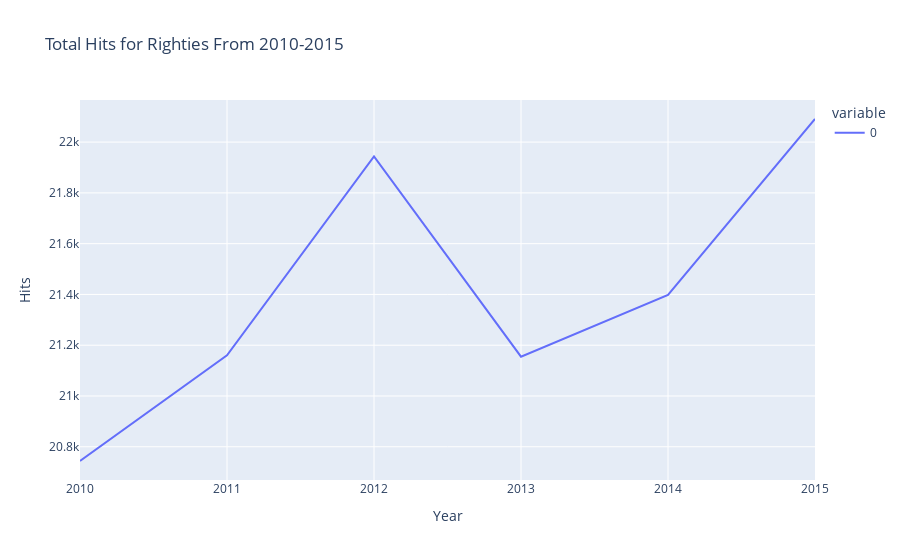
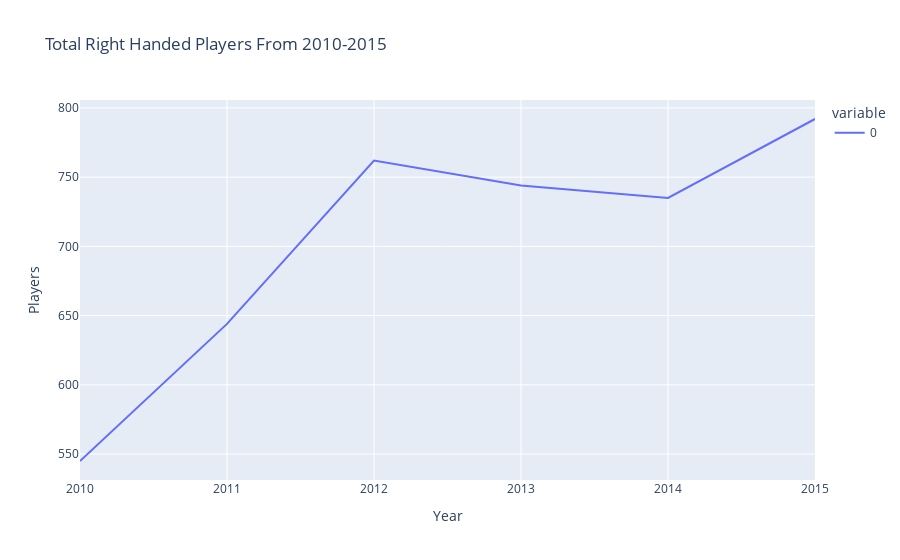
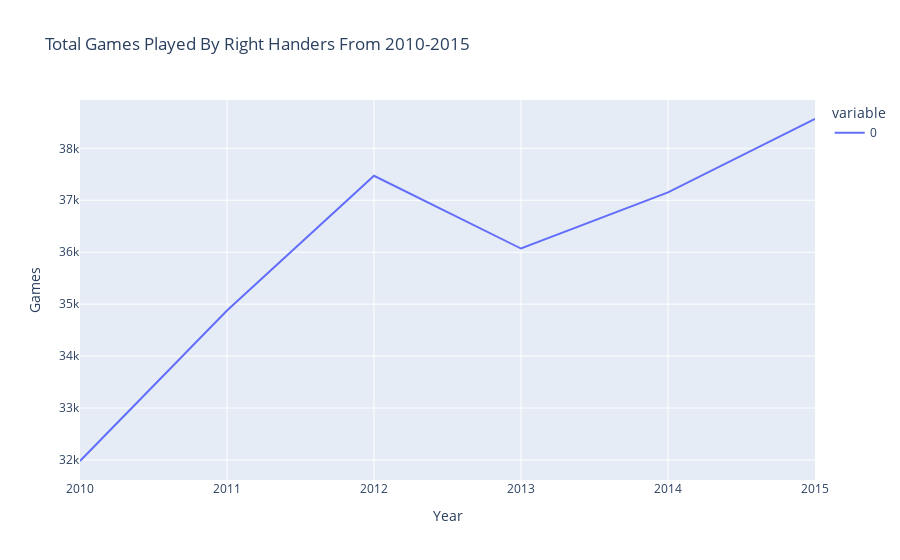
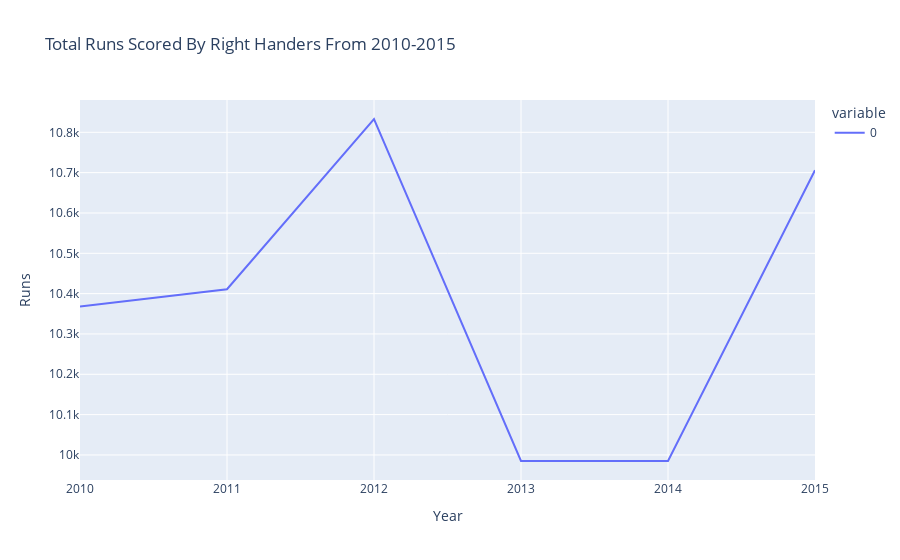

Notebook code cell kept with these figures, in order:
### Code cell
# do BB, SO, and HBP
def hits_r(data):
    hits = 0
    for i in data.index:
        if data.loc[i, 'Batting Stance'] == 'R':
            hits += data.loc[i,'H']
    return hits
def players_r(data):
    players = 0
    for i in data.index:
        if data.loc[i, 'Batting Stance'] == 'R':
            players = players + 1
    return players
def games_r(data):
    games = 0
    for i in data.index:
        if data.loc[i, 'Batting Stance'] == 'R':
            games += data.loc[i, 'Games']
    return games
def runs_r(data):
    runs = 0
    for i in data.index:
        if data.loc[i, 'Batting Stance'] == 'R':
            runs += data.loc[i, 'R']
    return runs
def rbi_r(data):
    rbi = 0
    for i in data.index:
        if data.loc[i, 'Batting Stance'] == 'R':
            rbi += data.loc[i, 'RBI']
    return rbi
def sb_r(data):
    sb = 0
    for i in data.index:
        if data.loc[i, 'Batting Stance'] == 'R':
            sb += data.loc[i, 'SB']
    return sb
def bb_r(data):
    bb =0
    for i in data.index:
        if data.loc[i, 'Batting Stance'] == 'R':
            bb += data.loc[i, 'BB']
    return bb
def so_r(data):
    so = 0
    for i in data.index:
        if data.loc[i, 'Batting Stance'] == 'R':
            so += data.loc[i, 'SO']
    return so
def hbp_r(data):
    hbp = 0
    for i in data.index:
        if data.loc[i, 'Batting Stance'] == 'R':
            hbp += data.loc[i, 'HBP']
    return hbp

# do RBI, SB, BB, SO, and HBP
def hits_l(data):
    hits = 0
    for i in data.index:
        if data.loc[i, 'Batting Stance'] == 'L':
            hits += data.loc[i,'H']
    return hits
def players_l(data):
    players = 0
    for i in data.index:
        if data.loc[i, 'Batting Stance'] == 'L':
            players = players + 1
    return players
def games_l(data):
    games = 0
    for i in data.index:
        if data.loc[i, 'Batting Stance'] == 'L':
            games += data.loc[i, 'Games']
    return games
def runs_l(data):
    runs = 0
    for i in data.index:
        if data.loc[i, 'Batting Stance'] == 'L':
            runs += data.loc[i, 'R']
    return runs
def rbi_l(data):
    rbi = 0
    for i in data.index:
        if data.loc[i, 'Batting Stance'] == 'L':
            rbi += data.loc[i, 'RBI']
    return rbi
def sb_l(data):
    sb = 0
    for i in data.index:
        if data.loc[i, 'Batting Stance'] == 'L':
            sb += data.loc[i, 'SB']
    return sb
def bb_l(data):
    bb =0
    for i in data.index:
        if data.loc[i, 'Batting Stance'] == 'L':
            bb += data.loc[i, 'BB']
    return bb
def so_l(data):
    so = 0
    for i in data.index:
        if data.loc[i, 'Batting Stance'] == 'L':
            so += data.loc[i, 'SO']
    return so
def hbp_l(data):
    hbp = 0
    for i in data.index:
        if data.loc[i, 'Batting Stance'] == 'L':
            hbp += data.loc[i, 'HBP']
    return hbp



r_hits = batting_final.groupby('Year').apply(hits_r)
r_players = batting_final.groupby('Year').apply(players_r)
r_games = batting_final.groupby('Year').apply(games_r)
r_runs = batting_final.groupby('Year').apply(runs_r)
r_rbi = batting_final.groupby('Year').apply(rbi_r)
r_sb = batting_final.groupby('Year').apply(sb_r)
r_bb = batting_final.groupby('Year').apply(bb_r)
r_so = batting_final.groupby('Year').apply(so_r)
r_hbp = batting_final.groupby('Year').apply(hbp_r)

l_hits = batting_final.groupby('Year').apply(hits_l)
l_players = batting_final.groupby('Year').apply(players_l)
l_games = batting_final.groupby('Year').apply(games_l)
l_runs = batting_final.groupby('Year').apply(runs_l)
l_rbi = batting_final.groupby('Year').apply(rbi_l)
l_sb = batting_final.groupby('Year').apply(sb_l)
l_bb = batting_final.groupby('Year').apply(bb_l)
l_so = batting_final.groupby('Year').apply(so_l)
l_hbp = batting_final.groupby('Year').apply(hbp_l)

# do RBI, SB, BB, SO, and HBP
px.line(r_hits, title='Total Hits for Righties From 2010-2015', labels={'value':'Hits'}).show()
px.line(r_players, title='Total Right Handed Players From 2010-2015', labels={'value':'Players'}).show()
px.line(r_games, title='Total Games Played By Right Handers From 2010-2015', labels={'value':'Games'}).show()
px.line(r_runs, title='Total Runs Scored By Right Handers From 2010-2015', labels={'value':'Runs'}).show()
px.line(r_rbi, title='Total Runs Batted In By Right Handers From 2010-2015', labels={'value':'RBI'}).show()
px.line(r_sb, title='Total Stolen Bases By Right Handers From 2010-2015', labels={'value':'Stolen Bases'}).show()
px.line(r_bb, title='Total Walks By Right Handers From 2010-2015', labels={'value':'Walks'}).show()
px.line(r_so, title='Total Strikeouts By Right Handers From 2010-2015', labels={'value':'Strikeouts'}).show()
px.line(r_hbp, title='Total Right Handers Hit By Pitch From 2010-2015', labels={'value':'Right Handers Hit by Pitches'}).show()

# do RBI, SB, BB, SO, and HBP
px.line(l_hits, title='Total Hits for Lefties From 2010-2015', labels={'value':'Hits'}).show()
px.line(l_players, title='Total Left Handed Players From 2010-2015', labels={'value':'Players'}).show()
px.line(l_games, title='Total Games Played By Left Handers From 2010-2015', labels={'value':'Games'}).show()
px.line(l_runs, title='Total Runs Scored By Left Handers From 2010-2015', labels={'value':'Runs'}).show()
px.line(l_rbi, title='Total Runs Batted In By Left Handers From 2010-2015', labels={'value':'RBI'}).show()
px.line(l_sb, title='Total Stolen Bases By Left Handers From 2010-2015', labels={'value':'Stolen Bases'}).show()
px.line(l_bb, title='Total Walks By Left Handers From 2010-2015', labels={'value':'Walks'}).show()
px.line(l_so, title='Total Strikeouts By Left Handers From 2010-2015', labels={'value':'Strikeouts'}).show()
px.line(l_hbp, title='Total Left Handers Hit By Pitch From 2010-2015', labels={'value':'Left Handers Hit by Pitches'}).show()

### Figure 1 — Plotly figure (JSON) as saved in the notebook; plotly's stock layout.template omitted (floating-point values rounded to 4 significant figures)
{"data": [{"hovertemplate": "variable=0<br>Year=%{x}<br>Hits=%{y}<extra></extra>", "legendgroup": "0", "line": {"color": "#636efa", "dash": "solid"}, "marker": {"symbol": "circle"}, "mode": "lines", "name": "0", "orientation": "v", "showlegend": true, "type": "scatter", "x": [2010, 2011, 2012, 2013, 2014, 2015], "xaxis": "x", "y": [20744, 21160, 21944, 21155, 21398, 22091], "yaxis": "y"}], "layout": {"legend": {"title": {"text": "variable"}, "tracegroupgap": 0}, "title": {"text": "Total Hits for Righties From 2010-2015"}, "xaxis": {"anchor": "y", "domain": [0, 1], "title": {"text": "Year"}}, "yaxis": {"anchor": "x", "domain": [0, 1], "title": {"text": "Hits"}}}}

### Figure 2 — Plotly figure (JSON) as saved in the notebook; plotly's stock layout.template omitted (floating-point values rounded to 4 significant figures)
{"data": [{"hovertemplate": "variable=0<br>Year=%{x}<br>Players=%{y}<extra></extra>", "legendgroup": "0", "line": {"color": "#636efa", "dash": "solid"}, "marker": {"symbol": "circle"}, "mode": "lines", "name": "0", "orientation": "v", "showlegend": true, "type": "scatter", "x": [2010, 2011, 2012, 2013, 2014, 2015], "xaxis": "x", "y": [545, 644, 762, 744, 735, 792], "yaxis": "y"}], "layout": {"legend": {"title": {"text": "variable"}, "tracegroupgap": 0}, "title": {"text": "Total Right Handed Players From 2010-2015"}, "xaxis": {"anchor": "y", "domain": [0, 1], "title": {"text": "Year"}}, "yaxis": {"anchor": "x", "domain": [0, 1], "title": {"text": "Players"}}}}

### Figure 3 — Plotly figure (JSON) as saved in the notebook; plotly's stock layout.template omitted (floating-point values rounded to 4 significant figures)
{"data": [{"hovertemplate": "variable=0<br>Year=%{x}<br>Games=%{y}<extra></extra>", "legendgroup": "0", "line": {"color": "#636efa", "dash": "solid"}, "marker": {"symbol": "circle"}, "mode": "lines", "name": "0", "orientation": "v", "showlegend": true, "type": "scatter", "x": [2010, 2011, 2012, 2013, 2014, 2015], "xaxis": "x", "y": [31980, 34876, 37472, 36071, 37151, 38565], "yaxis": "y"}], "layout": {"legend": {"title": {"text": "variable"}, "tracegroupgap": 0}, "title": {"text": "Total Games Played By Right Handers From 2010-2015"}, "xaxis": {"anchor": "y", "domain": [0, 1], "title": {"text": "Year"}}, "yaxis": {"anchor": "x", "domain": [0, 1], "title": {"text": "Games"}}}}

### Figure 4 — Plotly figure (JSON) as saved in the notebook; plotly's stock layout.template omitted (floating-point values rounded to 4 significant figures)
{"data": [{"hovertemplate": "variable=0<br>Year=%{x}<br>Runs=%{y}<extra></extra>", "legendgroup": "0", "line": {"color": "#636efa", "dash": "solid"}, "marker": {"symbol": "circle"}, "mode": "lines", "name": "0", "orientation": "v", "showlegend": true, "type": "scatter", "x": [2010, 2011, 2012, 2013, 2014, 2015], "xaxis": "x", "y": [10368, 10411, 10833, 9985, 9985, 10706], "yaxis": "y"}], "layout": {"legend": {"title": {"text": "variable"}, "tracegroupgap": 0}, "title": {"text": "Total Runs Scored By Right Handers From 2010-2015"}, "xaxis": {"anchor": "y", "domain": [0, 1], "title": {"text": "Year"}}, "yaxis": {"anchor": "x", "domain": [0, 1], "title": {"text": "Runs"}}}}
